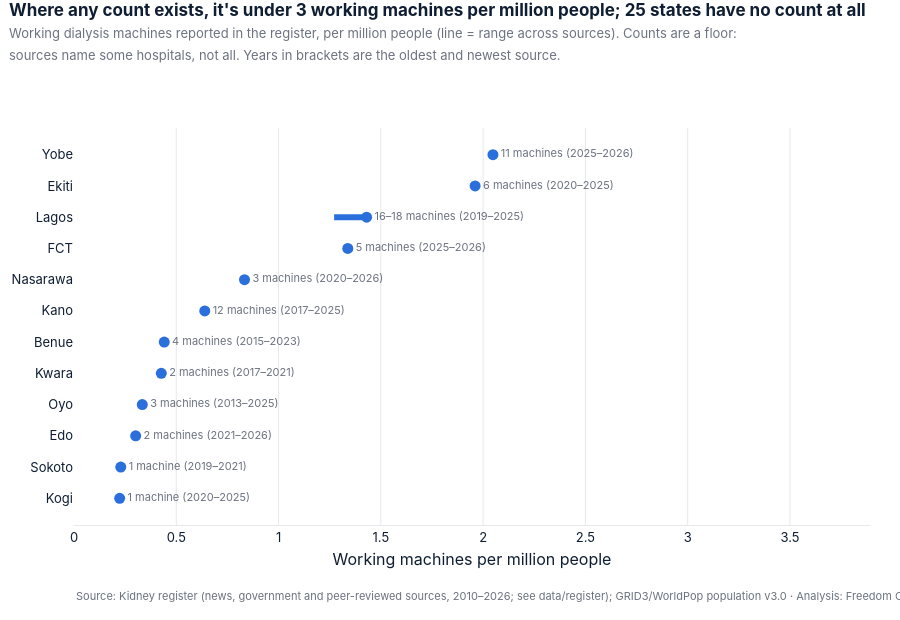

This figure's notebook cell:
### Markdown cell above
## 4. Working machines per million people

Where a source gives a count of **working** machines, I add it up per state. When two sources
disagree, I show both ends as a range (never an average). These are **floors**: a source names
some hospitals, not all of them.

### Code cell
charts.register_machines_per_million(by_state, panel).show()

### Figure 1 — Plotly figure (JSON) as saved in the notebook; plotly's stock layout.template omitted (floating-point values rounded to 4 significant figures)
{"data": [{"hoverinfo": "skip", "line": {"color": "#2A6FDB", "width": 6}, "mode": "lines", "showlegend": false, "type": "scatter", "x": [0.2233, 0.2233], "y": ["Kogi", "Kogi"]}, {"hoverinfo": "skip", "line": {"color": "#2A6FDB", "width": 6}, "mode": "lines", "showlegend": false, "type": "scatter", "x": [0.2286, 0.2286], "y": ["Sokoto", "Sokoto"]}, {"hoverinfo": "skip", "line": {"color": "#2A6FDB", "width": 6}, "mode": "lines", "showlegend": false, "type": "scatter", "x": [0.3015, 0.3015], "y": ["Edo", "Edo"]}, {"hoverinfo": "skip", "line": {"color": "#2A6FDB", "width": 6}, "mode": "lines", "showlegend": false, "type": "scatter", "x": [0.3338, 0.3338], "y": ["Oyo", "Oyo"]}, {"hoverinfo": "skip", "line": {"color": "#2A6FDB", "width": 6}, "mode": "lines", "showlegend": false, "type": "scatter", "x": [0.4267, 0.4267], "y": ["Kwara", "Kwara"]}, {"hoverinfo": "skip", "line": {"color": "#2A6FDB", "width": 6}, "mode": "lines", "showlegend": false, "type": "scatter", "x": [0.4412, 0.4412], "y": ["Benue", "Benue"]}, {"hoverinfo": "skip", "line": {"color": "#2A6FDB", "width": 6}, "mode": "lines", "showlegend": false, "type": "scatter", "x": [0.6393, 0.6393], "y": ["Kano", "Kano"]}, {"hoverinfo": "skip", "line": {"color": "#2A6FDB", "width": 6}, "mode": "lines", "showlegend": false, "type": "scatter", "x": [0.8336, 0.8336], "y": ["Nasarawa", "Nasarawa"]}, {"hoverinfo": "skip", "line": {"color": "#2A6FDB", "width": 6}, "mode": "lines", "showlegend": false, "type": "scatter", "x": [1.338, 1.338], "y": ["FCT", "FCT"]}, {"hoverinfo": "skip", "line": {"color": "#2A6FDB", "width": 6}, "mode": "lines", "showlegend": false, "type": "scatter", "x": [1.272, 1.431], "y": ["Lagos", "Lagos"]}, {"hoverinfo": "skip", "line": {"color": "#2A6FDB", "width": 6}, "mode": "lines", "showlegend": false, "type": "scatter", "x": [1.961, 1.961], "y": ["Ekiti", "Ekiti"]}, {"hoverinfo": "skip", "line": {"color": "#2A6FDB", "width": 6}, "mode": "lines", "showlegend": false, "type": "scatter", "x": [2.048, 2.048], "y": ["Yobe", "Yobe"]}, {"cliponaxis": false, "hovertemplate": "%{y}: up to %{x:.1f} working machines per million people<extra></extra>", "marker": {"color": "#2A6FDB", "size": 11}, "mode": "markers+text", "showlegend": false, "text": ["1 machine (2020–2025)", "1 machine (2019–2021)", "2 machines (2021–2026)", "3 machines (2013–2025)", "2 machines (2017–2021)", "4 machines (2015–2023)", "12 machines (2017–2025)", "3 machines (2020–2026)", "5 machines (2025–2026)", "16–18 machines (2019–2025)", "6 machines (2020–2025)", "11 machines (2025–2026)"], "textfont": {"color": "#6B7280", "size": 11}, "textposition": "middle right", "type": "scatter", "x": [0.2233, 0.2286, 0.3015, 0.3338, 0.4267, 0.4412, 0.6393, 0.8336, 1.338, 1.431, 1.961, 2.048], "y": ["Kogi", "Sokoto", "Edo", "Oyo", "Kwara", "Benue", "Kano", "Nasarawa", "FCT", "Lagos", "Ekiti", "Yobe"]}], "layout": {"annotations": [{"font": {"color": "#6B7280", "size": 11}, "showarrow": false, "text": "Source: Kidney register (news, government and peer-reviewed sources, 2010–2026; see data/register); GRID3/WorldPop population v3.0 · Analysis: Freedom Oboh", "x": 0, "xanchor": "left", "xref": "paper", "y": 0, "yanchor": "top", "yref": "paper", "yshift": -62}], "font": {"color": "#0F1E33", "family": "Inter, Segoe UI, Arial, sans-serif", "size": 13}, "height": 620, "hoverlabel": {"bgcolor": "white", "font": {"color": "#0F1E33"}}, "margin": {"b": 95, "l": 20, "r": 30, "t": 128}, "paper_bgcolor": "white", "plot_bgcolor": "white", "showlegend": false, "title": {"font": {"size": 17}, "pad": {"t": 16}, "text": "<b>Where any count exists, it's under 3 working machines per million people; 25 states have no count at all</b><br><span style='font-size:13px;color:#6B7280'>Working dialysis machines reported in the register, per million people (line = range across sources). Counts are a floor:<br>sources name some hospitals, not all. Years in brackets are the oldest and newest source.</span>", "x": 0.01, "xanchor": "left", "y": 1, "yanchor": "top", "yref": "container"}, "xaxis": {"automargin": true, "gridcolor": "#E6E8EC", "linecolor": "#E6E8EC", "range": [0, 3.891], "showgrid": true, "title": {"standoff": 10, "text": "Working machines per million people"}, "zeroline": false}, "yaxis": {"automargin": true, "gridcolor": "#E6E8EC", "showgrid": false, "title": {"standoff": 10}, "zeroline": false}}}
